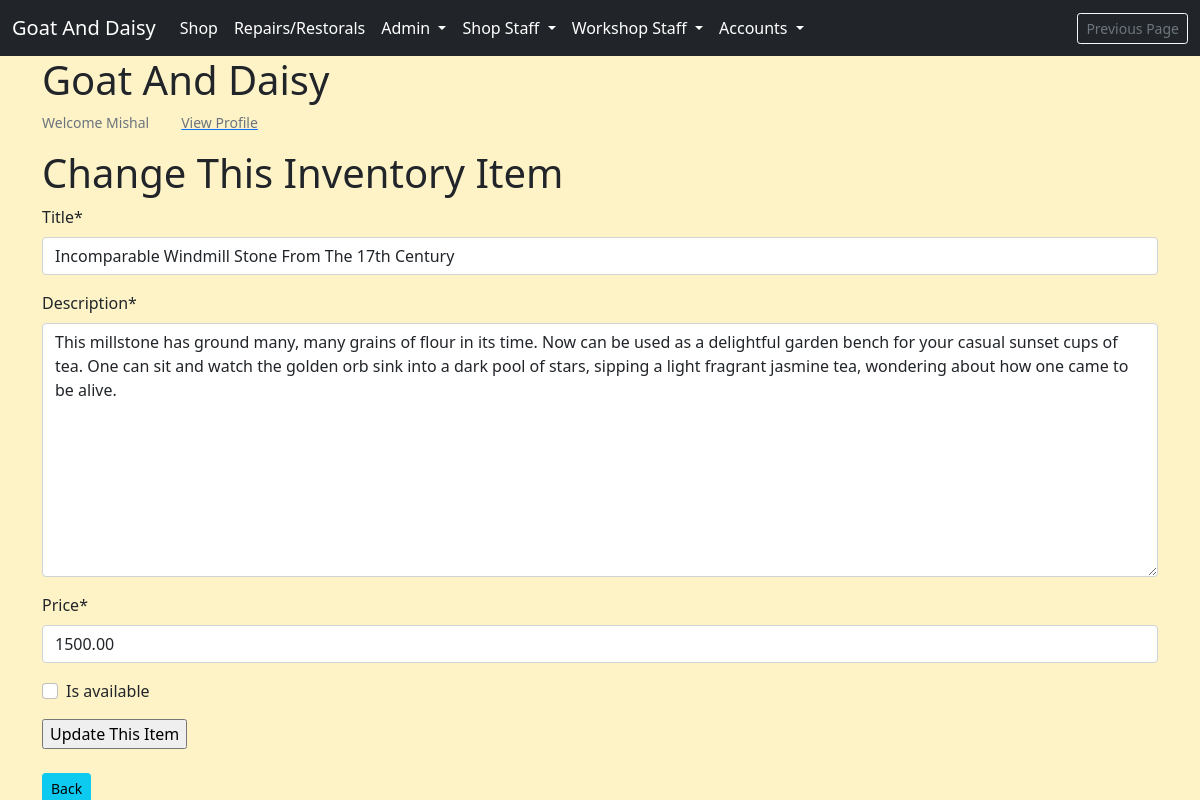
/shop/staff-manage-items/5/ (signed in), run on an earlier commit of the app's database.
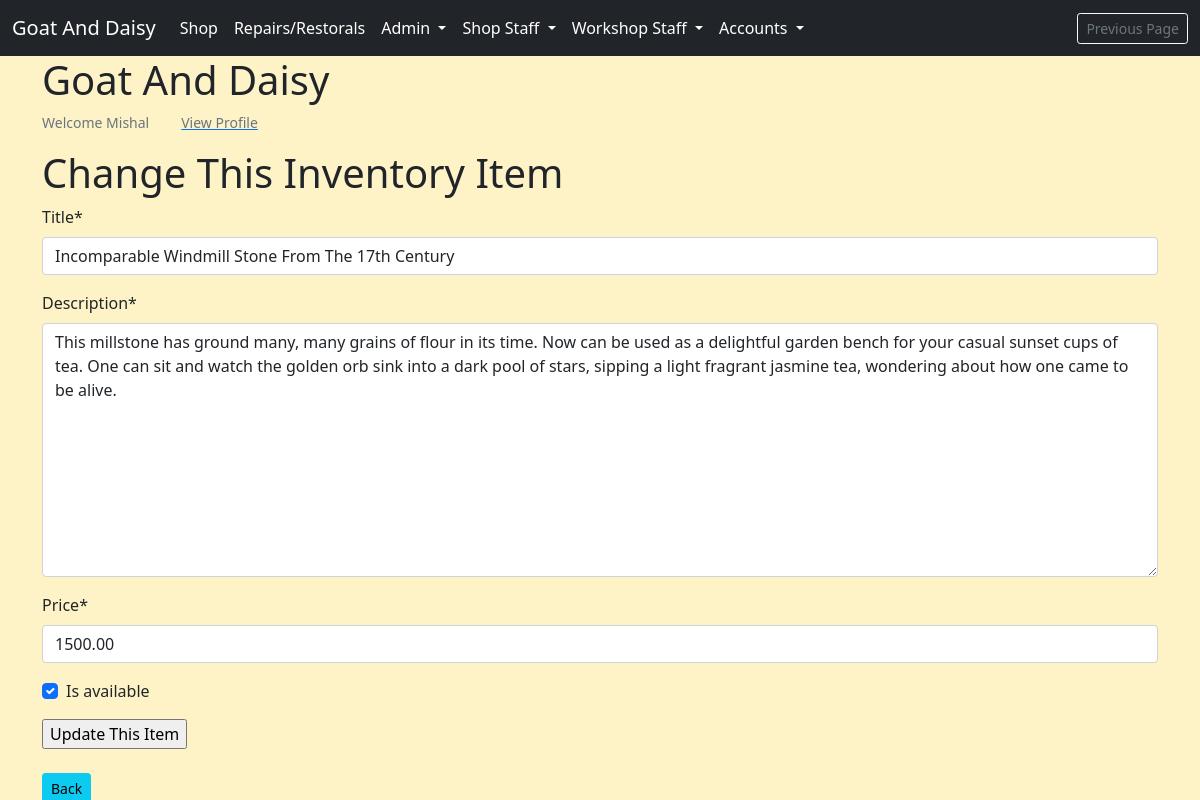
And on a later commit of the database.
### shop/models.py (models this page shows, shortened)
class ShopItems(models.Model):
    title = models.CharField(max_length=255)
    description = models.TextField()
    price = models.DecimalField(decimal_places=2, max_digits=12)
    is_available = models.BooleanField(default=True)
    class Meta:
        verbose_name_plural = "Shop Items"

### shop/views.py (the view)
class StaffUpdateItem(GroupRequiredMixin, UpdateView):
    group_required = ['Shop Staff']
    model = ShopItems
    form_class = StaffCreateItemForm
    template_name = 'shop/staff_update_item.html'
    success_url = reverse_lazy('staff_manage_items')

### shop/forms.py
class StaffCreateItemForm(ModelForm):
    class Meta:
        model = ShopItems
        fields = ['title', 'description', 'price', 'is_available']

### invoices/contexts.py (called while the page is built, shortened)
def shopping_cart(request):
    template_cart = []
    products_count = 0
    order_amount = 0
    shipping = 500
    cart = request.session.get('cart', {})
    for item in enumerate(template_cart):
        products_count += 1
    order_total = order_amount + shipping
    stripe_total = round(order_total * 100)
    context = {
        'template_cart': template_cart,
        'products_count': products_count,
        'order_amount': order_amount,
        'shipping': shipping,
        'order_total': order_total,
        'stripe_total': stripe_total,
    }
    return context

### profiles/templatetags/user_in_group_tag.py (called while the page is built)
@register.filter(name='has_group')
def has_group(user, group_name):
    try:
        group = Group.objects.get(name=group_name)
    except Group.DoesNotExist:
        return False
    return group in user.groups.all()

### shop/templates/shop/staff_update_item.html (shortened to what this page needs)
{% extends 'base.html' %}
{% load crispy_forms_tags %}
{% block content %}
<h1>Change This Inventory Item</h1>
<form action="." method="POST">
    {{ form | crispy }}
    <input type="submit" value="Update This Item">
</form>
<br>
<small><input class="btn btn-sm btn-info" type=button value="Back" onClick="javascript:history.go(-1);"></small>
{% endblock %}

What changed in the data, as far as the page shows it:
changed ShopItems "Incomparable Windmill Stone From The 17th Century": is_available "☐" → "☑"
